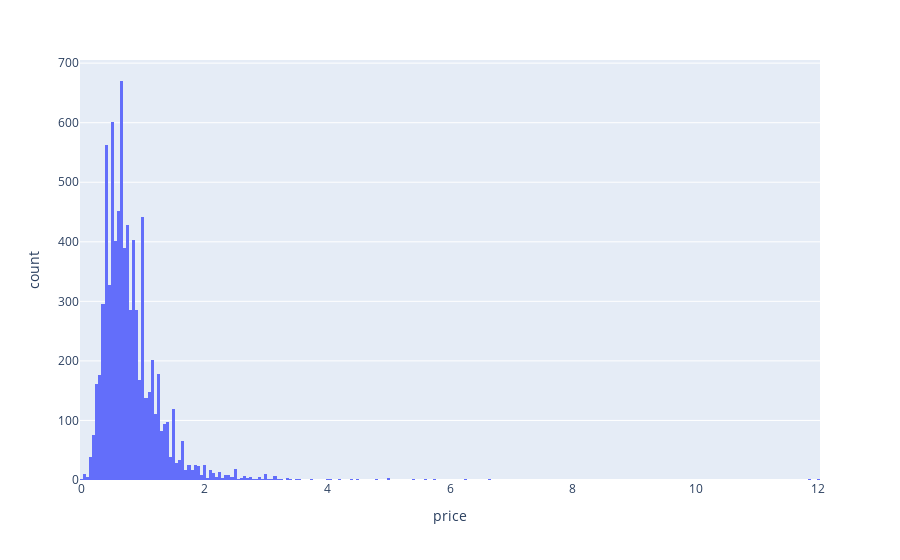

Notebook code cell kept with this figure:
### Code cell
px.histogram(df[df['spaceClass']=='small'], x='price')

### Figure 1 — Plotly figure (JSON) as saved in the notebook; plotly's stock layout.template omitted (floating-point values rounded to 4 significant figures; data arrays with more than 128 entries replaced by an {"elided": "..."} marker saying what was removed)
{"data": [{"alignmentgroup": "True", "bingroup": "x", "hovertemplate": "price=%{x}<br>count=%{y}<extra></extra>", "legendgroup": "", "marker": {"color": "#636efa", "pattern": {"shape": ""}}, "name": "", "offsetgroup": "", "orientation": "v", "showlegend": false, "type": "histogram", "x": {"elided": "7824 float values"}, "xaxis": "x", "yaxis": "y"}], "layout": {"barmode": "relative", "legend": {"tracegroupgap": 0}, "margin": {"t": 60}, "xaxis": {"anchor": "y", "domain": [0, 1], "title": {"text": "price"}}, "yaxis": {"anchor": "x", "domain": [0, 1], "title": {"text": "count"}}}}
